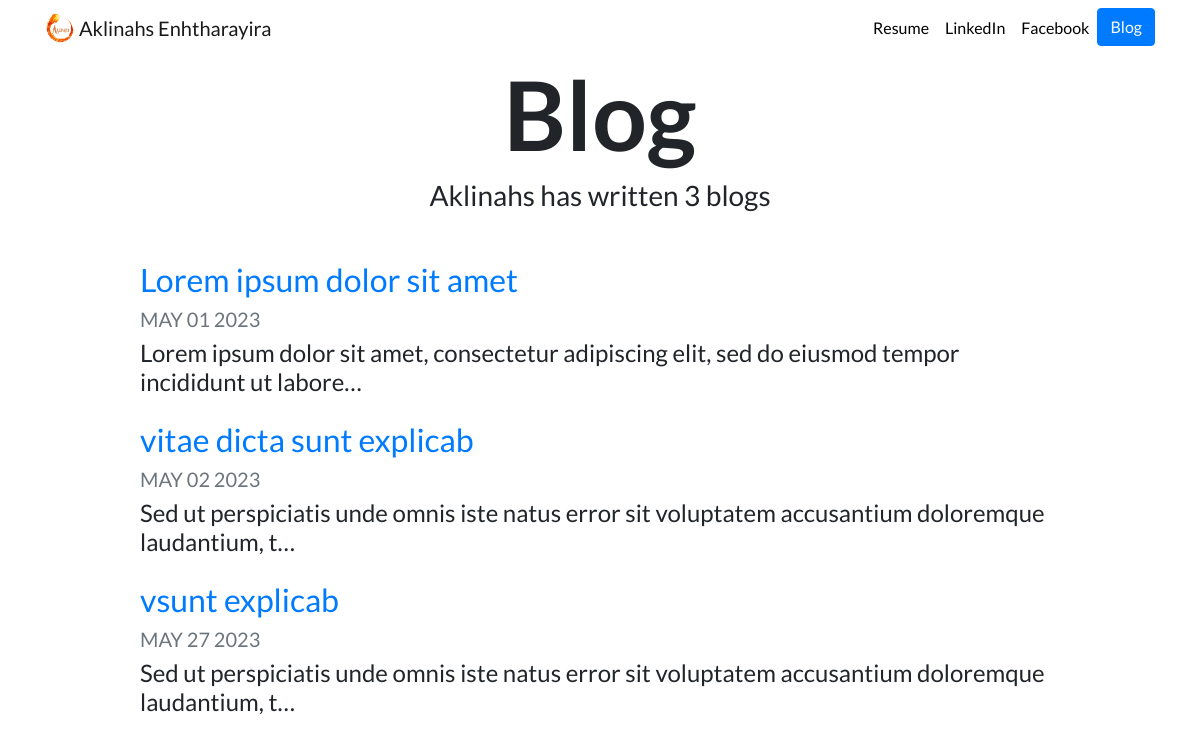
Screenshot of /blog/ with the database file from the repository.
### blog/models.py (models this page shows, shortened)
class Blog(models.Model):
    title = models.CharField(max_length=255)
    description = models.TextField()
    date = models.DateField()

### blog/views.py (the view)
# urls.py: path('', views.all_blogs, name='all_blogs'),
def all_blogs(request):
    blogs = Blog.objects.all()
    return render(request, 'blog/all_blogs.html', {'blogs': blogs})

### blog/templates/blog/all_blogs.html
{% extends "portfolioWeb/base.html" %}
{% load static %}
{% block content %}
<h1 id="blogtitle" class="font-weight-bold text-center">Blog</h1>
<h3 class="text-center mb-5">Aklinahs has written {{ blogs.count }} blog{{ blogs.count|pluralize }}</h3>
{% for blog in blogs %}
<div class="row justify-content-center my-3">
  <div class="col-md-10">
    <a href="{% url 'blog:detail' blog.id %}">
      <h2>{{ blog.title }}</h2>
    </a>
    <h5 class="text-muted">{{ blog.date|date:'M d Y'|upper }}</h5>
    <h4>{{ blog.description|striptags|truncatechars:100 }}</h4>
  </div>
</div>
{% endfor %}
{% endblock %}

### portfolioWeb/static/portfolioWeb/custom.css (style rules this page uses)
body { font-family: 'Lato', sans-serif; }
#blogtitle { font-size: 6rem; }

### rows the page displays
Blog: title "Lorem ipsum dolor sit amet", date "MAY 01 2023", description "Lorem ipsum dolor sit amet, consectetur adipiscing elit, sed do eiusmod tempor incididunt ut labore…"
Blog: title "vitae dicta sunt explicab", date "MAY 02 2023", description "Sed ut perspiciatis unde omnis iste natus error sit voluptatem accusantium doloremque laudantium, t…"
Blog: title "vsunt explicab", date "MAY 27 2023", description "Sed ut perspiciatis unde omnis iste natus error sit voluptatem accusantium doloremque laudantium, t…"

### other values shown
{{ blogs.count }} "3"
